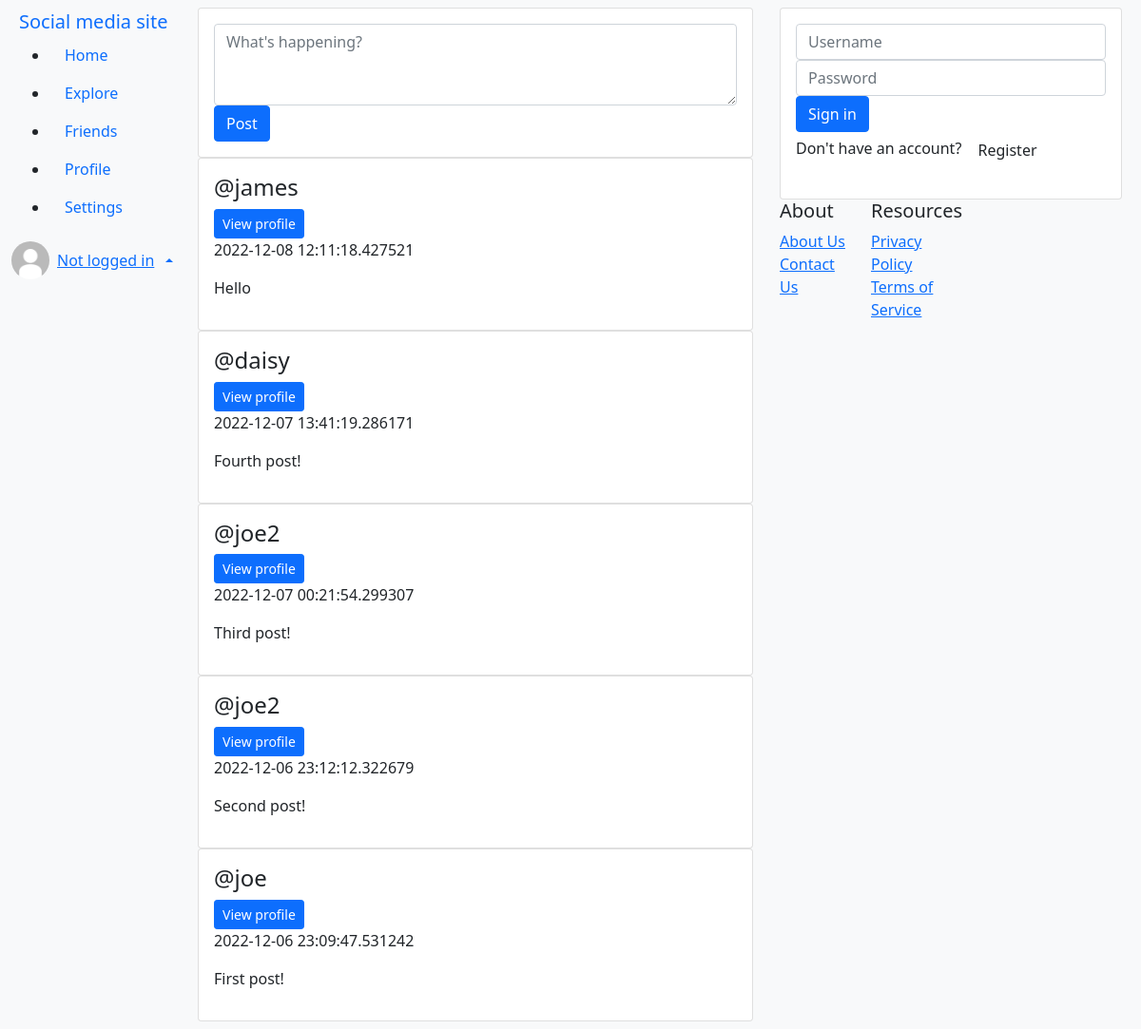
The page / on the database its author committed.
### app/models.py (models this page shows, shortened)
class Post(db.Model):
    id = db.Column(db.Integer, primary_key=True)
    poster_id = db.Column(db.Integer, db.ForeignKey("user.id"))
    time_posted = db.Column(db.DateTime, default=datetime.utcnow, nullable=False)
    body = db.Column(db.String(300), unique=True, nullable=False)

class User(UserMixin, db.Model):
    id = db.Column(db.Integer, primary_key=True)
    username = db.Column(db.String(80), unique=True, nullable=False)
    password = db.Column(db.String(80), nullable=False)
    active = db.Column(db.Boolean, nullable=False, default=True)
    posts = db.relationship("Post", backref="user", lazy="dynamic")
    friends = db.relationship(  # friendship many-to-many relationship betwen users
        "User",
        secondary="friendship",
        primaryjoin="User.id == Friendship.user1_id",
        secondaryjoin="User.id == Friendship.user2_id",
        lazy="dynamic"
    )

### app/views.py (the view)
@app.route("/")
def index():
    if current_user.is_authenticated:
        username = current_user.username
    else:
        username = "Not logged in"
    posts = models.Post.query\
        .with_entities(models.User.username, models.Post.time_posted, models.Post.body)\
        .join(models.User, models.Post.poster_id == models.User.id)\
        .order_by(desc(models.Post.time_posted))
    return render_template("posts.html",
                           title="Home",
                           username=username,
                           posts=posts)

### app/templates/posts.html
{% extends "base.html" %}
{% block content %}
    {% include "/cards/new-post.html" %}
    {%  for post in posts %}
        {% include "/cards/post.html" %}
    {% endfor %}
{% endblock content %}

### app/templates/base.html (shortened to what this page needs)
<!DOCTYPE html>
<html lang="en">
<head>
    <link href="https://cdn.jsdelivr.net/npm/bootstrap@5.0.2/dist/css/bootstrap.min.css" rel="stylesheet"
>
</head>
<body>
    <div class="container-fluid">
        <div class="row">
            <nav class="col-md-2 d-none d-md-block bg-light">
                <div class="sticky-top p-2">
                    {% include "/partials/nav.html" %}
                </div>
            </nav>
            <main class="col-md-6 d-none d-md-block bg-light p-2">
                {% block content %}
                {% endblock content %}
            </main>
            <footer class="col-md-4 d-none d-md-block bg-light">
                <div class="sticky-top p-2">
                    {% include "/cards/login.html" %}
                    <div class="row">
                        <div class="col-md-3">
                            <h5>About</h5>
                            <ul class="list-unstyled">
                                <li><a href="#">About Us</a></li>
                                <li><a href="#">Contact Us</a></li>
                            </ul>
                        </div>
                        <div class="col-md-3">
                            <h5>Resources</h5>
                            <ul class="list-unstyled">
                                <li><a href="#">Privacy Policy</a></li>
                                <li><a href="#">Terms of Service</a></li>
                            </ul>
                        </div>
                    </div>
                </div>
            </footer>
        </div>
    </div>
</body>
</html>

### app/templates/partials/nav.html (shortened to what this page needs)
<a class="navbar-brand" href="#">Social media site</a>
<ul class="nav-pills flex-column">
    <li class="nav-item"><a class="nav-link" href="/">Home</a></li>
    <li class="nav-item"><a class="nav-link" href="#">Explore</a></li>
    <li class="nav-item"><a class="nav-link" href="/friends">Friends</a></li>
    <li class="nav-item"><a class="nav-link" href="/profile/{{ username }}">Profile</a></li>
    <li class="nav-item"><a class="nav-link" href="#">Settings</a></li>
</ul>
<div class="card-header-pills dropup" id="profile-card">
    <a href="#" class="d-flex align-items-center dropdown-toggle" data-bs-toggle="dropdown">
        <img src="/static/images/default-profile-img.jpg" width="40" height="40" class="rounded-circle">
        <span class="d-none d-sm-inline mx-2" id ="profile-card-username">{{ username }}</span>
    </a>
</div>

### app/templates/cards/new-post.html
<div class="card" id="new-post-card">
    <div class="card-body">
        <form action="/post" method="POST">
            <textarea class="form-control" id="post-body" name="post-body" rows="3" placeholder="What's happening?"></textarea>
            <button type="submit" class="btn btn-primary">Post</button>
        </form>
    </div>
</div>

### app/templates/cards/post.html
 <div class="card">
     <div class="card-body">
         <h4>@{{post.username}}</h4>
         <a href="/profile/{{post.username}}" class="btn btn-primary btn-sm" role="button">View profile</a>
         <p>{{post.time_posted}}</p>
         <p>{{post.body}}</p>
     </div>
 </div>

### app/templates/cards/login.html
<div class="card" id="login-card">
    <div class="card-body">
            <form action="/login" method="POST">
            <input type="text" id="username" name="username" class="form-control" placeholder="Username" /=-      11        1           >
            <input type="password" id="password" name="password" class="form-control" placeholder="Password"/>
            <button type="submit" class="btn btn-primary btn-block">Sign in</button>
            <p>Don't have an account?
                <button type="button" class="btn btn-block" data-bs-toggle="modal" data-bs-target="#signup-modal">
                    Register
                </button>
            </p>
        </form>
    </div>
</div>

### rows shown on the page
Post: username "james", time_posted "2022-12-08 12:11:18.427521", body "Hello"
Post: username "daisy", time_posted "2022-12-07 13:41:19.286171", body "Fourth post!"
Post: username "joe2", time_posted "2022-12-07 00:21:54.299307", body "Third post!"
Post: username "joe2", time_posted "2022-12-06 23:12:12.322679", body "Second post!"
Post: username "joe", time_posted "2022-12-06 23:09:47.531242", body "First post!"

### other values the page prints
{{ username }} "Not logged in"
